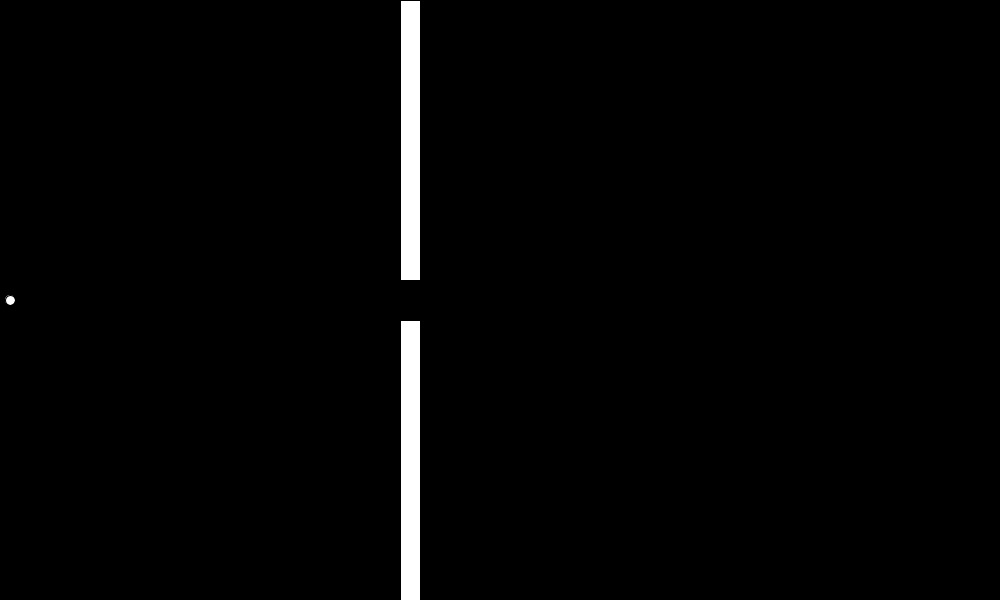
Frame 1 (no input)
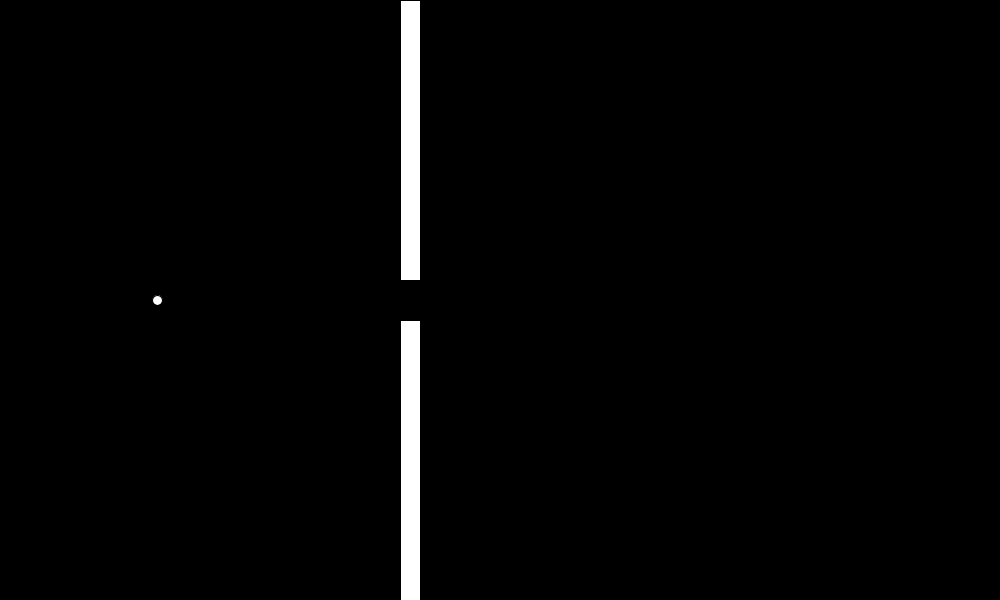
Frame 60 (the mouse pressed at the canvas centre just before this capture)
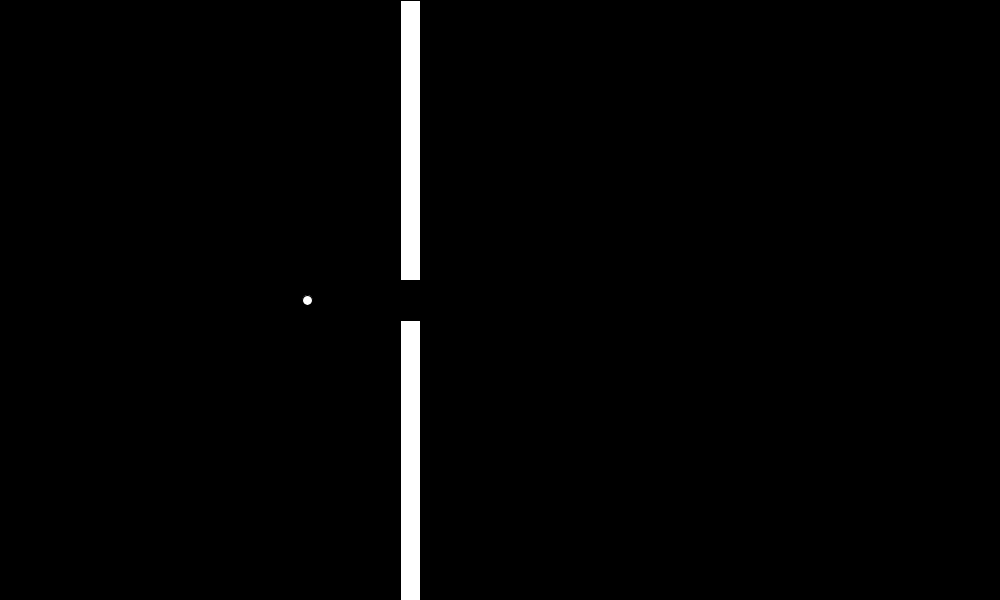
Frame 120 (the mouse held since frame 60 and released just before this capture)

The Processing sketch that drew these frames (run headless with seeded random() and noise(); from frame 60 on, the mouse is pressed at the canvas centre):

// Processing sketch: MassSpectrometer
// ── MassSpectrometer.pde


float x = 10;
float y = 300;
float a = 5;   // acceleration of the particle 
float B = 1;   // magnitude and direction of B field
float E = 1;   // magnitude and direction of E field
float q = 1;   // magnitude and sign of charge
float r = 10;       // radius of circular motion
float radian = 0;
float z = map(millis()%10000,0,10000,0,TWO_PI);


public void setup()
{
  size(1000, 600);
}

public void draw()
{
  plate();
  ellipse(x,y,10,10);
  
  // constant acceleration in the x-direction
  // for a uniform electric field
  if (x < 420)
    x = x + (.5*a);   // t^2 = (.001) change after checking frames per second
  if (x>=420 && B!=0 && radian<=3.1415926){   
  // circular motion in a uniform magnetic field
    radian = radian + 3.1415926/12;
    x = x + (r * cos(radian));
    y = y + (r * sin(radian));
  }
}

public void plate()
{
  background(0);
  rect(400,0,20,280);
  rect(400,320,20,280);
}

// ── Test.pde
 
/*void draw(){
  float a = map(millis()%10000,0,10000,0,TWO_PI);
  background(0);
  translate(width/2,height/2);
  noStroke();
  fill(0,255,128);
  arc(0,0,210,210,-a,0);
  fill(0);
  ellipse(0,0,190,190);
  fill(255,255,0);
  rotate(-a);
  triangle(100,-10,110,10,90,10); }*/
